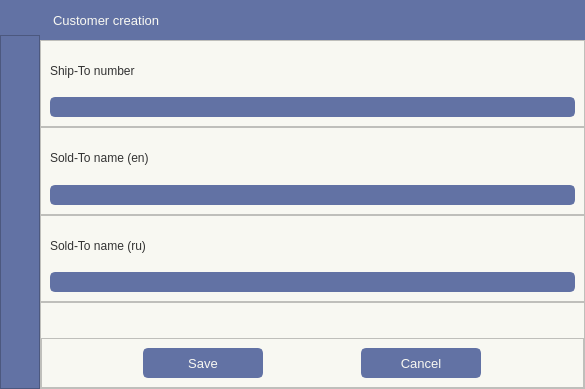
<?xml version="1.0" encoding="UTF-8"?>
<ui version="4.0">
 <class>DelAddress_Creation_Form</class>
 <widget class="QDialog" name="DelAddress_Creation_Form">
  <property name="geometry">
   <rect>
    <x>0</x>
    <y>0</y>
    <width>585</width>
    <height>389</height>
   </rect>
  </property>
  <property name="windowTitle">
   <string>New Delivery Address Form</string>
  </property>
  <property name="windowIcon">
   <iconset>
    <normaloff>:/images/images/images/shell_logo_3.png</normaloff>:/images/images/images/shell_logo_3.png</iconset>
  </property>
  <property name="styleSheet">
   <string notr="true"/>
  </property>
  <layout class="QHBoxLayout" name="horizontalLayout">
   <property name="spacing">
    <number>0</number>
   </property>
   <property name="leftMargin">
    <number>0</number>
   </property>
   <property name="topMargin">
    <number>0</number>
   </property>
   <property name="rightMargin">
    <number>0</number>
   </property>
   <property name="bottomMargin">
    <number>0</number>
   </property>
   <item>
    <widget class="QFrame" name="frame">
     <property name="styleSheet">
      <string notr="true">#frame QFrame{
	background-color: #bd93f9;
}</string>
     </property>
     <property name="frameShape">
      <enum>QFrame::NoFrame</enum>
     </property>
     <property name="frameShadow">
      <enum>QFrame::Plain</enum>
     </property>
     <property name="lineWidth">
      <number>2</number>
     </property>
     <layout class="QVBoxLayout" name="verticalLayout">
      <property name="spacing">
       <number>0</number>
      </property>
      <property name="leftMargin">
       <number>0</number>
      </property>
      <property name="topMargin">
       <number>0</number>
      </property>
      <property name="rightMargin">
       <number>0</number>
      </property>
      <property name="bottomMargin">
       <number>0</number>
      </property>
      <item>
       <widget class="QFrame" name="frame_3">
        <property name="styleSheet">
         <string notr="true">color: #f8f8f2;
background-color: #f8f8f2;</string>
        </property>
        <property name="frameShape">
         <enum>QFrame::NoFrame</enum>
        </property>
        <property name="frameShadow">
         <enum>QFrame::Plain</enum>
        </property>
        <layout class="QHBoxLayout" name="horizontalLayout_2">
         <property name="spacing">
          <number>0</number>
         </property>
         <property name="leftMargin">
          <number>0</number>
         </property>
         <property name="topMargin">
          <number>0</number>
         </property>
         <property name="rightMargin">
          <number>0</number>
         </property>
         <property name="bottomMargin">
          <number>0</number>
         </property>
         <item>
          <widget class="QFrame" name="left_bar">
           <property name="minimumSize">
            <size>
             <width>40</width>
             <height>0</height>
            </size>
           </property>
           <property name="maximumSize">
            <size>
             <width>40</width>
             <height>16777215</height>
            </size>
           </property>
           <property name="styleSheet">
            <string notr="true">background-color: #6272a4;</string>
           </property>
           <property name="frameShape">
            <enum>QFrame::NoFrame</enum>
           </property>
           <property name="frameShadow">
            <enum>QFrame::Plain</enum>
           </property>
           <layout class="QVBoxLayout" name="verticalLayout_3">
            <property name="spacing">
             <number>0</number>
            </property>
            <property name="leftMargin">
             <number>0</number>
            </property>
            <property name="topMargin">
             <number>5</number>
            </property>
            <property name="rightMargin">
             <number>0</number>
            </property>
            <property name="bottomMargin">
             <number>0</number>
            </property>
            <item>
             <widget class="QFrame" name="logo">
              <property name="maximumSize">
               <size>
                <width>16777215</width>
                <height>30</height>
               </size>
              </property>
              <property name="styleSheet">
               <string notr="true">background-image: url(:/icons/images/icons/cil-user-follow.png);
background-repeat: no-repeat;
background-position: centered;
background-color: #6272a4;</string>
              </property>
              <property name="frameShape">
               <enum>QFrame::NoFrame</enum>
              </property>
              <property name="frameShadow">
               <enum>QFrame::Plain</enum>
              </property>
             </widget>
            </item>
            <item>
             <widget class="QFrame" name="frame_4">
              <property name="frameShape">
               <enum>QFrame::StyledPanel</enum>
              </property>
              <property name="frameShadow">
               <enum>QFrame::Raised</enum>
              </property>
             </widget>
            </item>
           </layout>
          </widget>
         </item>
         <item>
          <widget class="QFrame" name="central">
           <property name="styleSheet">
            <string notr="true">background-color: #bd93f9;</string>
           </property>
           <property name="frameShape">
            <enum>QFrame::NoFrame</enum>
           </property>
           <property name="frameShadow">
            <enum>QFrame::Plain</enum>
           </property>
           <layout class="QVBoxLayout" name="verticalLayout_2">
            <property name="spacing">
             <number>0</number>
            </property>
            <property name="leftMargin">
             <number>0</number>
            </property>
            <property name="topMargin">
             <number>0</number>
            </property>
            <property name="rightMargin">
             <number>0</number>
            </property>
            <property name="bottomMargin">
             <number>0</number>
            </property>
            <item>
             <widget class="QFrame" name="top_bar">
              <property name="maximumSize">
               <size>
                <width>16777215</width>
                <height>40</height>
               </size>
              </property>
              <property name="styleSheet">
               <string notr="true">background-color: #6272a4;</string>
              </property>
              <property name="frameShape">
               <enum>QFrame::NoFrame</enum>
              </property>
              <property name="frameShadow">
               <enum>QFrame::Plain</enum>
              </property>
              <layout class="QHBoxLayout" name="horizontalLayout_3">
               <property name="spacing">
                <number>0</number>
               </property>
               <property name="leftMargin">
                <number>0</number>
               </property>
               <property name="topMargin">
                <number>0</number>
               </property>
               <property name="rightMargin">
                <number>0</number>
               </property>
               <property name="bottomMargin">
                <number>0</number>
               </property>
               <item>
                <widget class="QLabel" name="label">
                 <property name="font">
                  <font>
                   <pointsize>10</pointsize>
                  </font>
                 </property>
                 <property name="styleSheet">
                  <string notr="true">padding-left: 10px;</string>
                 </property>
                 <property name="frameShape">
                  <enum>QFrame::NoFrame</enum>
                 </property>
                 <property name="text">
                  <string>Customer creation</string>
                 </property>
                </widget>
               </item>
              </layout>
             </widget>
            </item>
            <item>
             <widget class="QFrame" name="body">
              <property name="styleSheet">
               <string notr="true">QFrame {
	background-color: #f8f8f2;
	color: #333;
	font: 10pt &quot;Segoe UI&quot;;
}
QLineEdit {
	background-color: #6272a4;
	border-radius: 5px;
	border: 2px solid #6272a4;
	padding-left: 10px;
	selection-color: rgb(255, 255, 255);
	selection-background-color: rgb(255, 121, 198);
	font: 10pt &quot;Segoe UI&quot;;
    color: #f8f8f2;
}
QLineEdit:hover {
	border: 2px solid rgb(64, 71, 88);
}
QLineEdit:focus {
	border: 2px solid #ff79c6;
}

QPushButton {
	border: 2px solid #6272a4;
	border-radius: 5px;	
	background-color: #6272a4;
    color: #f8f8f2;
}
QPushButton:hover {
	background-color: #7082b6;
	border: 2px solid #7082b6;
}
QPushButton:pressed {	
	background-color: #546391;
	border: 2px solid #ff79c6;
}</string>
              </property>
              <property name="frameShape">
               <enum>QFrame::NoFrame</enum>
              </property>
              <property name="frameShadow">
               <enum>QFrame::Plain</enum>
              </property>
              <layout class="QVBoxLayout" name="verticalLayout_4">
               <property name="spacing">
                <number>0</number>
               </property>
               <property name="leftMargin">
                <number>0</number>
               </property>
               <property name="topMargin">
                <number>0</number>
               </property>
               <property name="rightMargin">
                <number>0</number>
               </property>
               <property name="bottomMargin">
                <number>0</number>
               </property>
               <item>
                <widget class="QFrame" name="shipto_num">
                 <property name="frameShape">
                  <enum>QFrame::StyledPanel</enum>
                 </property>
                 <property name="frameShadow">
                  <enum>QFrame::Raised</enum>
                 </property>
                 <layout class="QHBoxLayout" name="horizontalLayout_4">
                  <item>
                   <layout class="QGridLayout" name="gridLayout">
                    <item row="1" column="0">
                     <widget class="QLineEdit" name="addr_code_feild"/>
                    </item>
                    <item row="0" column="0">
                     <widget class="QLabel" name="label_2">
                      <property name="text">
                       <string>Ship-To number</string>
                      </property>
                     </widget>
                    </item>
                   </layout>
                  </item>
                 </layout>
                </widget>
               </item>
               <item>
                <widget class="QFrame" name="shipto_name_en">
                 <property name="frameShape">
                  <enum>QFrame::StyledPanel</enum>
                 </property>
                 <property name="frameShadow">
                  <enum>QFrame::Raised</enum>
                 </property>
                 <layout class="QHBoxLayout" name="horizontalLayout_5">
                  <item>
                   <layout class="QGridLayout" name="gridLayout_3">
                    <item row="1" column="0">
                     <widget class="QLineEdit" name="addr_name_en_feild"/>
                    </item>
                    <item row="0" column="0">
                     <widget class="QLabel" name="label_3">
                      <property name="text">
                       <string>Sold-To name (en)</string>
                      </property>
                     </widget>
                    </item>
                   </layout>
                  </item>
                 </layout>
                </widget>
               </item>
               <item>
                <widget class="QFrame" name="soldto_name_ru">
                 <property name="frameShape">
                  <enum>QFrame::StyledPanel</enum>
                 </property>
                 <property name="frameShadow">
                  <enum>QFrame::Raised</enum>
                 </property>
                 <layout class="QHBoxLayout" name="horizontalLayout_6">
                  <item>
                   <layout class="QGridLayout" name="gridLayout_4">
                    <item row="1" column="0">
                     <widget class="QLineEdit" name="addr_name_ru_feild"/>
                    </item>
                    <item row="0" column="0">
                     <widget class="QLabel" name="label_4">
                      <property name="text">
                       <string>Sold-To name (ru)</string>
                      </property>
                     </widget>
                    </item>
                   </layout>
                  </item>
                 </layout>
                </widget>
               </item>
               <item>
                <widget class="QFrame" name="buttons">
                 <property name="frameShape">
                  <enum>QFrame::StyledPanel</enum>
                 </property>
                 <property name="frameShadow">
                  <enum>QFrame::Raised</enum>
                 </property>
                 <layout class="QVBoxLayout" name="verticalLayout_5">
                  <property name="spacing">
                   <number>0</number>
                  </property>
                  <property name="leftMargin">
                   <number>0</number>
                  </property>
                  <property name="topMargin">
                   <number>0</number>
                  </property>
                  <property name="rightMargin">
                   <number>0</number>
                  </property>
                  <property name="bottomMargin">
                   <number>0</number>
                  </property>
                  <item>
                   <widget class="QFrame" name="frame_2">
                    <property name="maximumSize">
                     <size>
                      <width>16777215</width>
                      <height>35</height>
                     </size>
                    </property>
                    <property name="frameShape">
                     <enum>QFrame::NoFrame</enum>
                    </property>
                    <property name="frameShadow">
                     <enum>QFrame::Raised</enum>
                    </property>
                    <layout class="QHBoxLayout" name="horizontalLayout_7">
                     <item>
                      <widget class="QLabel" name="shipto_error_lable">
                       <property name="font">
                        <font>
                         <family>Segoe UI</family>
                         <pointsize>10</pointsize>
                         <italic>false</italic>
                         <bold>false</bold>
                        </font>
                       </property>
                       <property name="styleSheet">
                        <string notr="true">color: rgb(255, 78, 223);</string>
                       </property>
                       <property name="text">
                        <string/>
                       </property>
                       <property name="alignment">
                        <set>Qt::AlignCenter</set>
                       </property>
                      </widget>
                     </item>
                    </layout>
                   </widget>
                  </item>
                  <item>
                   <widget class="QFrame" name="frame_5">
                    <property name="frameShape">
                     <enum>QFrame::StyledPanel</enum>
                    </property>
                    <property name="frameShadow">
                     <enum>QFrame::Raised</enum>
                    </property>
                    <layout class="QHBoxLayout" name="horizontalLayout_8">
                     <item>
                      <widget class="QPushButton" name="save_btn">
                       <property name="maximumSize">
                        <size>
                         <width>120</width>
                         <height>30</height>
                        </size>
                       </property>
                       <property name="font">
                        <font>
                         <pointsize>10</pointsize>
                        </font>
                       </property>
                       <property name="cursor">
                        <cursorShape>PointingHandCursor</cursorShape>
                       </property>
                       <property name="text">
                        <string>Save</string>
                       </property>
                       <property name="icon">
                        <iconset resource="../resources.qrc">
                         <normaloff>:/icons/images/icons/cil-save.png</normaloff>:/icons/images/icons/cil-save.png</iconset>
                       </property>
                      </widget>
                     </item>
                     <item>
                      <widget class="QPushButton" name="cancel_btn">
                       <property name="maximumSize">
                        <size>
                         <width>120</width>
                         <height>30</height>
                        </size>
                       </property>
                       <property name="font">
                        <font>
                         <pointsize>10</pointsize>
                        </font>
                       </property>
                       <property name="cursor">
                        <cursorShape>PointingHandCursor</cursorShape>
                       </property>
                       <property name="text">
                        <string>Cancel</string>
                       </property>
                       <property name="icon">
                        <iconset resource="../resources.qrc">
                         <normaloff>:/icons/images/icons/x-octagon.svg</normaloff>:/icons/images/icons/x-octagon.svg</iconset>
                       </property>
                      </widget>
                     </item>
                    </layout>
                   </widget>
                  </item>
                 </layout>
                </widget>
               </item>
              </layout>
             </widget>
            </item>
           </layout>
          </widget>
         </item>
        </layout>
       </widget>
      </item>
     </layout>
    </widget>
   </item>
  </layout>
 </widget>
 <resources>
  <include location="../resources.qrc"/>
 </resources>
 <connections/>
</ui>
